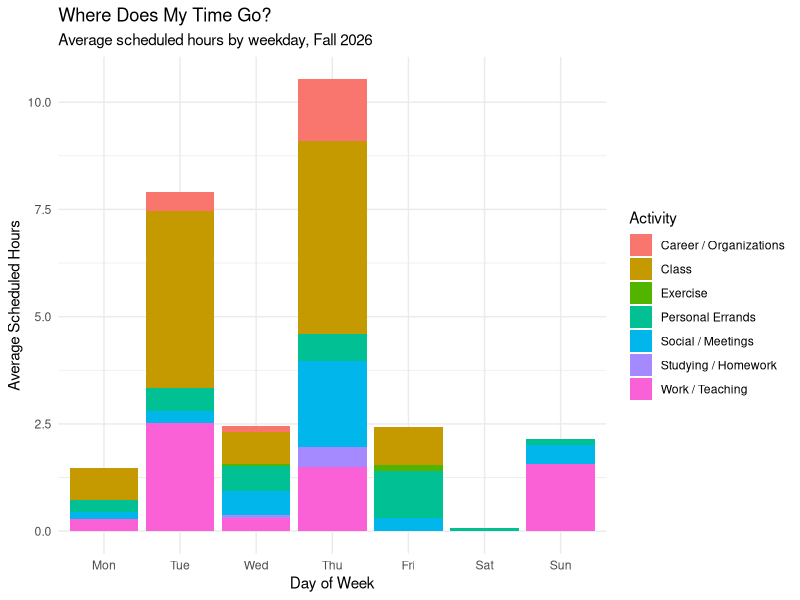

Generate this figure with R:
## ---- chunk 1
library(tidyverse)

calendar <- read_csv("pvj_calendar_anonymized_v1_updated.csv")
## ---- chunk 2
weekday_order <- c(
  "Mon", "Tue", "Wed", "Thu",
  "Fri", "Sat", "Sun"
)

weekly_summary <- calendar |>
  filter(category != "Deadline / Reminder") |>
  mutate(
    weekday = factor(weekday, levels = weekday_order)
  ) |>
  group_by(weekday, category) |>
  summarize(
    avg_hours = sum(duration_hours) / 8,
    .groups = "drop"
  )



## ---- chunk 3
ggplot(
  weekly_summary,
  aes(
    x = weekday,
    y = avg_hours,
    fill = category
  )
) +
  geom_col() +
  labs(
    title = "Where Does My Time Go?",
    subtitle = "Average scheduled hours by weekday, Fall 2026",
    x = "Day of Week",
    y = "Average Scheduled Hours",
    fill = "Activity"
  ) +
  theme_minimal()
